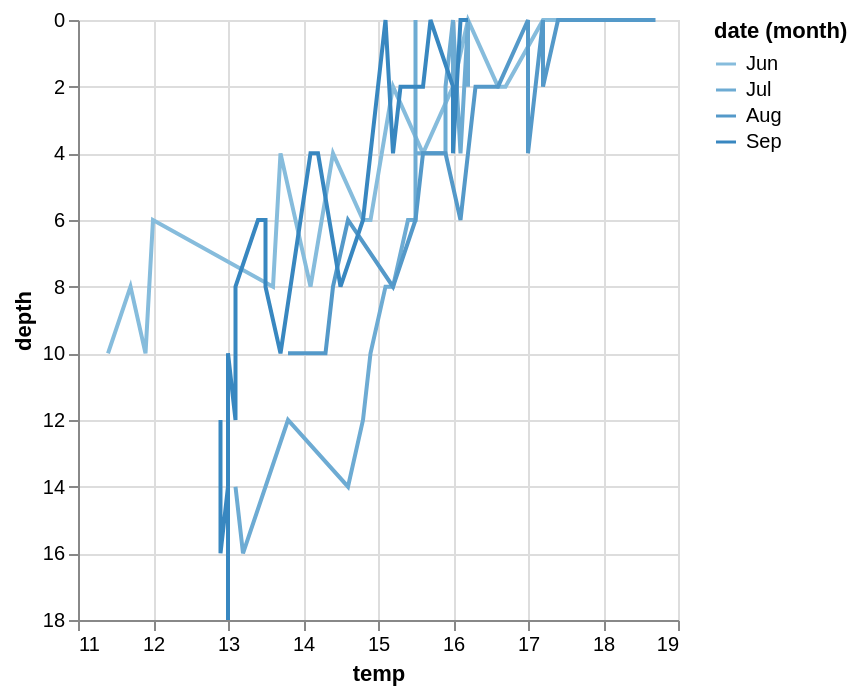

The notebook cell this image was saved under:
### Code cell
alt.Chart(ctd).mark_line().encode(
    alt.Color('month(date)'),
    alt.Y('depth').scale(reverse=True),
    alt.X('temp')
)

### Figure 1 — Vega-Lite specification as saved in the notebook (floating-point values rounded to 4 significant figures)
{"config": {"view": {"continuousWidth": 300, "continuousHeight": 300}}, "data": {"name": "data-519d36ff2a803831145b6c859c01d423"}, "mark": {"type": "line"}, "encoding": {"color": {"field": "date", "timeUnit": "month", "type": "temporal"}, "x": {"field": "temp", "type": "quantitative"}, "y": {"field": "depth", "scale": {"reverse": true}, "type": "quantitative"}}, "$schema": "https://vega.github.io/schema/vega-lite/v5.20.1.json", "datasets": {"data-519d36ff2a803831145b6c859c01d423": [{"site": "Possession Point", "date": "2025-06-07", "data_point": "DE1", "temp": 16.2, "salinity": 25.01, "conductivity": null, "depth": 0}, {"site": "Possession Point", "date": "2025-06-07", "data_point": "DE1", "temp": 16.0, "salinity": 24.88, "conductivity": null, "depth": 2}, {"site": "Possession Point", "date": "2025-06-07", "data_point": "DE1", "temp": 15.6, "salinity": 25.36, "conductivity": null, "depth": 4}, {"site": "Possession Point", "date": "2025-06-07", "data_point": "DE1", "temp": 14.9, "salinity": 25.91, "conductivity": null, "depth": 6}, {"site": "Possession Point", "date": "2025-06-07", "data_point": "DE1", "temp": 14.1, "salinity": 26.55, "conductivity": null, "depth": 8}, {"site": "Possession Point", "date": "2025-06-07", "data_point": "DE1", "temp": 11.9, "salinity": 28.48, "conductivity": null, "depth": 10}, {"site": "Possession Point", "date": "2025-06-07", "data_point": "DE2", "temp": 17.2, "salinity": 27.3, "conductivity": null, "depth": 0}, {"site": "Possession Point", "date": "2025-06-07", "data_point": "DE2", "temp": 16.6, "salinity": 27.5, "conductivity": null, "depth": 2}, {"site": "Possession Point", "date": "2025-06-07", "data_point": "DE2", "temp": 15.6, "salinity": 27.6, "conductivity": null, "depth": 4}, {"site": "Possession Point", "date": "2025-06-07", "data_point": "DE2", "temp": 14.8, "salinity": 27.6, "conductivity": null, "depth": 6}, {"site": "Possession Point", "date": "2025-06-07", "data_point": "DE2", "temp": 13.6, "salinity": 27.7, "conductivity": null, "depth": 8}, {"site": "Possession Point", "date": "2025-06-07", "data_point": "DE2", "temp": 11.9, "salinity": 29.1, "conductivity": null, "depth": 10}, {"site": "Possession Point", "date": "2025-06-07", "data_point": "SE1", "temp": 17.8, "salinity": 27.6, "conductivity": null, "depth": 0}, {"site": "Possession Point", "date": "2025-06-07", "data_point": "SE1", "temp": 16.7, "salinity": 27.6, "conductivity": null, "depth": 2}, {"site": "Possession Point", "date": "2025-06-07", "data_point": "SE1", "temp": 13.7, "salinity": 28.0, "conductivity": null, "depth": 4}, {"site": "Possession Point", "date": "2025-06-07", "data_point": "SE1", "temp": 12.0, "salinity": 29.2, "conductivity": null, "depth": 6}, {"site": "Possession Point", "date": "2025-06-07", "data_point": "SE1", "temp": 11.7, "salinity": 29.0, "conductivity": null, "depth": 8}, {"site": "Possession Point", "date": "2025-06-07", "data_point": "SE1", "temp": 11.4, "salinity": 29.4, "conductivity": null, "depth": 10}, {"site": "Possession Point", "date": "2025-06-07", "data_point": "SE2", "temp": 17.5, "salinity": 25.5, "conductivity": null, "depth": 0}, {"site": "Possession Point", "date": "2025-06-07", "data_point": "SE2", "temp": 15.2, "salinity": 25.9, "conductivity": null, "depth": 2}, {"site": "Possession Point", "date": "2025-06-07", "data_point": "SE2", "temp": 14.4, "salinity": 26.6, "conductivity": null, "depth": 4}, {"site": "Possession Point", "date": "2025-07-20", "data_point": "DE1", "temp": 16.0, "salinity": 27.89, "conductivity": 35.8, "depth": 0}, {"site": "Possession Point", "date": "2025-07-20", "data_point": "DE1", "temp": 16.0, "salinity": 27.89, "conductivity": 35.8, "depth": 2}, {"site": "Possession Point", "date": "2025-07-20", "data_point": "DE1", "temp": 15.9, "salinity": 27.91, "conductivity": 35.75, "depth": 4}, {"site": "Possession Point", "date": "2025-07-20", "data_point": "DE1", "temp": 15.4, "salinity": 28.14, "conductivity": 35.61, "depth": 6}, {"site": "Possession Point", "date": "2025-07-20", "data_point": "DE1", "temp": 15.1, "salinity": 28.42, "conductivity": 35.68, "depth": 8}, {"site": "Possession Point", "date": "2025-07-20", "data_point": "DE1", "temp": 14.9, "salinity": 28.61, "conductivity": 35.73, "depth": 10}, {"site": "Possession Point", "date": "2025-07-20", "data_point": "DE1", "temp": 14.8, "salinity": 28.75, "conductivity": 35.8, "depth": 12}, {"site": "Possession Point", "date": "2025-07-20", "data_point": "DE1", "temp": 14.6, "salinity": 28.94, "conductivity": 35.85, "depth": 14}, {"site": "Possession Point", "date": "2025-07-20", "data_point": "DE1", "temp": 13.2, "salinity": 29.76, "conductivity": 35.58, "depth": 16}, {"site": "Possession Point", "date": "2025-07-20", "data_point": "DE2", "temp": 16.0, "salinity": 27.8, "conductivity": 35.7, "depth": 0}, {"site": "Possession Point", "date": "2025-07-20", "data_point": "DE2", "temp": 15.9, "salinity": 27.88, "conductivity": 35.71, "depth": 2}, {"site": "Possession Point", "date": "2025-07-20", "data_point": "DE2", "temp": 15.7, "salinity": 27.99, "conductivity": 35.68, "depth": 4}, {"site": "Possession Point", "date": "2025-07-20", "data_point": "DE2", "temp": 15.5, "salinity": 28.08, "conductivity": 35.62, "depth": 6}, {"site": "Possession Point", "date": "2025-07-20", "data_point": "DE2", "temp": 15.2, "salinity": 28.2, "conductivity": 35.51, "depth": 8}, {"site": "Possession Point", "date": "2025-07-20", "data_point": "DE2", "temp": 14.9, "salinity": 28.74, "conductivity": 35.87, "depth": 10}, {"site": "Possession Point", "date": "2025-07-20", "data_point": "DE2", "temp": 13.8, "salinity": 29.5, "conductivity": 35.8, "depth": 12}, {"site": "Possession Point", "date": "2025-07-20", "data_point": "DE2", "temp": 13.1, "salinity": 29.77, "conductivity": 35.5, "depth": 14}, {"site": "Possession Point", "date": "2025-07-20", "data_point": "SE1", "temp": 15.5, "salinity": 28.12, "conductivity": 35.66, "depth": 0}, {"site": "Possession Point", "date": "2025-07-20", "data_point": "SE1", "temp": 15.5, "salinity": 28.09, "conductivity": 35.63, "depth": 2}, {"site": "Possession Point", "date": "2025-07-20", "data_point": "SE1", "temp": 15.5, "salinity": 28.1, "conductivity": 35.64, "depth": 4}, {"site": "Possession Point", "date": "2025-07-20", "data_point": "SE1", "temp": 15.4, "salinity": 28.17, "conductivity": 35.64, "depth": 6}, {"site": "Possession Point", "date": "2025-07-20", "data_point": "SE2", "temp": 16.2, "salinity": 27.78, "conductivity": 35.84, "depth": 0}, {"site": "Possession Point", "date": "2025-07-20", "data_point": "SE2", "temp": 16.2, "salinity": 27.77, "conductivity": 35.83, "depth": 2}, {"site": "Possession Point", "date": "2025-07-20", "data_point": "SE2", "temp": 16.1, "salinity": 27.82, "conductivity": 35.81, "depth": 4}, {"site": "Possession Point", "date": "2025-08-23", "data_point": "DE1", "temp": 17.0, "salinity": 26.8, "conductivity": null, "depth": 0}, {"site": "Possession Point", "date": "2025-08-23", "data_point": "DE1", "temp": 16.6, "salinity": 26.8, "conductivity": null, "depth": 2}, {"site": "Possession Point", "date": "2025-08-23", "data_point": "DE1", "temp": 15.8, "salinity": 27.4, "conductivity": null, "depth": 4}, {"site": "Possession Point", "date": "2025-08-23", "data_point": "DE1", "temp": 14.6, "salinity": 28.4, "conductivity": null, "depth": 6}, {"site": "Possession Point", "date": "2025-08-23", "data_point": "DE1", "temp": 14.4, "salinity": 28.6, "conductivity": null, "depth": 8}, {"site": "Possession Point", "date": "2025-08-23", "data_point": "DE1", "temp": 14.3, "salinity": 28.6, "conductivity": null, "depth": 10}, {"site": "Possession Point", "date": "2025-08-23", "data_point": "DE2", "temp": 17.4, "salinity": 27.2, "conductivity": null, "depth": 0}, {"site": "Possession Point", "date": "2025-08-23", "data_point": "DE2", "temp": 16.3, "salinity": 27.2, "conductivity": null, "depth": 2}, {"site": "Possession Point", "date": "2025-08-23", "data_point": "DE2", "temp": 15.9, "salinity": 27.6, "conductivity": null, "depth": 4}, {"site": "Possession Point", "date": "2025-08-23", "data_point": "DE2", "temp": 16.1, "salinity": 28.4, "conductivity": null, "depth": 6}, {"site": "Possession Point", "date": "2025-08-23", "data_point": "DE2", "temp": 15.2, "salinity": 28.9, "conductivity": null, "depth": 8}, {"site": "Possession Point", "date": "2025-08-23", "data_point": "DE2", "temp": 13.8, "salinity": 29.3, "conductivity": null, "depth": 10}, {"site": "Possession Point", "date": "2025-08-23", "data_point": "SE1", "temp": 17.2, "salinity": 27.4, "conductivity": null, "depth": 0}, {"site": "Possession Point", "date": "2025-08-23", "data_point": "SE1", "temp": 16.4, "salinity": 27.6, "conductivity": null, "depth": 2}, {"site": "Possession Point", "date": "2025-08-23", "data_point": "SE1", "temp": 15.6, "salinity": 28.2, "conductivity": null, "depth": 4}, {"site": "Possession Point", "date": "2025-08-23", "data_point": "SE1", "temp": 15.5, "salinity": 28.7, "conductivity": null, "depth": 6}, {"site": "Possession Point", "date": "2025-08-23", "data_point": "SE2", "temp": 18.7, "salinity": 27.1, "conductivity": null, "depth": 0}, {"site": "Possession Point", "date": "2025-08-23", "data_point": "SE2", "temp": 17.2, "salinity": 26.9, "conductivity": null, "depth": 2}, {"site": "Possession Point", "date": "2025-08-23", "data_point": "SE2", "temp": 17.0, "salinity": 27.3, "conductivity": null, "depth": 4}, {"site": "Possession Point", "date": "2025-09-05", "data_point": "DE1", "temp": 16.2, "salinity": 27.92, "conductivity": 36.0, "depth": 0}, {"site": "Possession Point", "date": "2025-09-05", "data_point": "DE1", "temp": 15.4, "salinity": 28.84, "conductivity": 36.4, "depth": 2}, {"site": "Possession Point", "date": "2025-09-05", "data_point": "DE1", "temp": 15.2, "salinity": 28.88, "conductivity": 36.28, "depth": 4}, {"site": "Possession Point", "date": "2025-09-05", "data_point": "DE1", "temp": 14.8, "salinity": 29.27, "conductivity": 36.38, "depth": 6}, {"site": "Possession Point", "date": "2025-09-05", "data_point": "DE1", "temp": 14.5, "salinity": 29.57, "conductivity": 36.47, "depth": 8}, {"site": "Possession Point", "date": "2025-09-05", "data_point": "DE1", "temp": 13.7, "salinity": 30.18, "conductivity": 36.46, "depth": 10}, {"site": "Possession Point", "date": "2025-09-05", "data_point": "DE1", "temp": 13.1, "salinity": 30.57, "conductivity": 36.36, "depth": 12}, {"site": "Possession Point", "date": "2025-09-05", "data_point": "DE1", "temp": 13.0, "salinity": 30.7, "conductivity": 36.42, "depth": 14}, {"site": "Possession Point", "date": "2025-09-05", "data_point": "DE1", "temp": 13.0, "salinity": 30.64, "conductivity": 36.35, "depth": 16}, {"site": "Possession Point", "date": "2025-09-05", "data_point": "DE1", "temp": 13.0, "salinity": 30.66, "conductivity": 36.37, "depth": 18}, {"site": "Possession Point", "date": "2025-09-05", "data_point": "DE2", "temp": 15.7, "salinity": 29.76, "conductivity": 37.7, "depth": 0}, {"site": "Possession Point", "date": "2025-09-05", "data_point": "DE2", "temp": 15.6, "salinity": 29.53, "conductivity": 37.36, "depth": 2}, {"site": "Possession Point", "date": "2025-09-05", "data_point": "DE2", "temp": 14.1, "salinity": 30.08, "conductivity": 36.69, "depth": 4}, {"site": "Possession Point", "date": "2025-09-05", "data_point": "DE2", "temp": 13.4, "salinity": 30.54, "conductivity": 36.59, "depth": 6}, {"site": "Possession Point", "date": "2025-09-05", "data_point": "DE2", "temp": 13.1, "salinity": 30.61, "conductivity": 36.4, "depth": 8}, {"site": "Possession Point", "date": "2025-09-05", "data_point": "DE2", "temp": 13.0, "salinity": 30.7, "conductivity": 36.41, "depth": 10}, {"site": "Possession Point", "date": "2025-09-05", "data_point": "DE2", "temp": 12.9, "salinity": 30.76, "conductivity": 36.39, "depth": 12}, {"site": "Possession Point", "date": "2025-09-05", "data_point": "DE2", "temp": 12.9, "salinity": 30.77, "conductivity": 36.4, "depth": 14}, {"site": "Possession Point", "date": "2025-09-05", "data_point": "DE2", "temp": 12.9, "salinity": 30.72, "conductivity": 36.35, "depth": 16}, {"site": "Possession Point", "date": "2025-09-05", "data_point": "SE1", "temp": 15.1, "salinity": 29.73, "conductivity": 37.16, "depth": 0}, {"site": "Possession Point", "date": "2025-09-05", "data_point": "SE1", "temp": 15.3, "salinity": 29.41, "conductivity": 36.96, "depth": 2}, {"site": "Possession Point", "date": "2025-09-05", "data_point": "SE1", "temp": 14.2, "salinity": 30.07, "conductivity": 36.76, "depth": 4}, {"site": "Possession Point", "date": "2025-09-05", "data_point": "SE1", "temp": 13.5, "salinity": 30.5, "conductivity": 36.63, "depth": 6}, {"site": "Possession Point", "date": "2025-09-05", "data_point": "SE1", "temp": 13.5, "salinity": 30.53, "conductivity": 36.66, "depth": 8}, {"site": "Possession Point", "date": "2025-09-05", "data_point": "SE2", "temp": 16.1, "salinity": 28.19, "conductivity": 36.23, "depth": 0}, {"site": "Possession Point", "date": "2025-09-05", "data_point": "SE2", "temp": 16.0, "salinity": 28.26, "conductivity": 36.23, "depth": 2}, {"site": "Possession Point", "date": "2025-09-05", "data_point": "SE2", "temp": 16.0, "salinity": 28.26, "conductivity": 36.23, "depth": 4}, {"site": "Possession Point", "date": "2025-09-05", "data_point": "SE2", "temp": null, "salinity": null, "conductivity": null, "depth": 6}]}}
